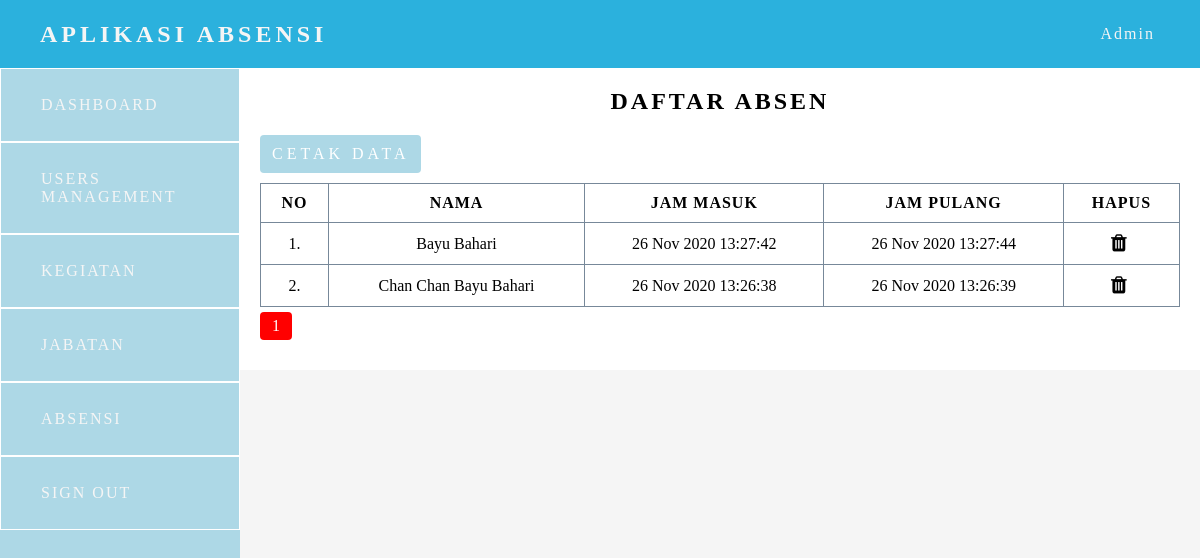
Screenshot of /admin/absensi.php (signed in) with the database file from the repository.
### tables this page shows
CREATE TABLE `absen` (
  `absen_id` int(11) NOT NULL,
  `users_id` int(11) NOT NULL,
  `jam_masuk` varchar(255) NOT NULL,
  `jam_pulang` varchar(255) NOT NULL
);

CREATE TABLE `tb_users` (
  `id` int(11) NOT NULL,
  `nama` varchar(225) NOT NULL,
  `email` varchar(225) NOT NULL,
  `password` varchar(225) NOT NULL,
  `id_level` int(11) NOT NULL,
  `created_at` timestamp NOT NULL DEFAULT current_timestamp() ON UPDATE current_timestamp()
);

### function.php (called while the page is built, shortened)
<?php
    $config = mysqli_connect("localhost", "root", "", "absensi") or die;
    function query($query) {
        global $config;
        $result = mysqli_query($config, $query);
        $rows = [];
        while ($row = mysqli_fetch_assoc($result)) {
            $rows[] = $row;
        }
        return $rows;
    }
?>

### admin/absensi.php (the view, shortened to what this page needs)
<?php include "template/header-admin.php" ?>
<?php
    $dataPerPage = 5;
    $jumlahData = count(query("SELECT * FROM absen"));
    $jumlahHalaman = ceil($jumlahData / $dataPerPage);
    $isActive = (isset($_GET["page"])) ? $_GET["page"] : 1 ;
    $awalData = ($dataPerPage * $isActive ) - $dataPerPage;
    $absensi = query("SELECT * FROM absen
                       INNER JOIN tb_users ON tb_users.id = absen.users_id ORDER BY absen_id DESC LIMIT $awalData, $dataPerPage
                     ");
?>
<div class="table-content">
                    <h2 class="section-title">Daftar Absen</h2>
                    <div class="btn-add">
                        <a href="cetak-absensi.php" target = "_blank" class="cetak"> cetak data </a>
                    </div>
                <div class="table">
                    <table>
                        <tr>
                            <th>no</th>
                            <th>nama</th>
                            <th>Jam Masuk</th>
                            <th>Jam Pulang</th>
                            <th>hapus</th>
                        </tr>
                        <tr>
                        <?php $no = 1; ?>
                        <?php foreach ( $absensi as $absen ) : ?>
                            <td><?= $no++; ?>.</td>
                            <td><?= $absen["nama"] ?></td>
                            <td><?= $absen["jam_masuk"] ?></td>
                            <td><?= $absen["jam_pulang"] ?></td>
                            <td>
                            <a href="hapus-absen.php?id=<?= $absen["absen_id"] ?>" onclick = "return confirm('apakah anda yakin ?')" ><i class="fa fa-trash"></i></a>
                            </td>
                        </tr>
                        <?php endforeach; ?>
                    </table>
                    <div class="pagination">
                    <?php for($i=1; $i <= $jumlahHalaman; $i++) : ?>
                        <?php if($i == $isActive) : ?>
                            <a class="page" style="background-color:red;" href="?page=<?=$i ?>"><?= $i?></a>
                        <?php else : ?>
                            <a class="page" href="?page=<?=$i ?>"><?= $i?></a>
                        <?php endif; ?>
                    <?php endfor; ?>
                    </div>
                </div>
                </div>
        </div>
    </div>
<?php include "template/footer.php" ?>

### css/app.css (style rules this page uses)
* { margin: 0; padding: 0; box-sizing: 0; }
.section-title { padding-bottom: 20px; text-align: center; margin: 0 auto; text-transform: uppercase; letter-spacing: 3px; }
.table-content { display: flex; flex-direction: column; width: 100%; }
.table { padding: 10px 0px; width: 100%; overflow-x: scroll; }
table { table-layout: auto; width: 100%; border-collapse: collapse; }
th, td { border: 1px solid lightslategray; padding: 10px; text-align: center; text-transform:capitalize; }
td a { text-decoration: none; color: black; }
th { text-transform: uppercase; letter-spacing: 1px; }
.fa { font-size: 20px; margin-right: 5px; text-align: center; }
.page { display: inline-block; padding: 5px 12px; background-color: lightblue; margin-top: 5px; color: white; text-decoration: none; border-radius: 4px; }
.cetak { display: inline-block; padding: 10px 12px; background-color: lightblue; color: white; text-decoration: none; border-radius: 4px; text-transform: uppercase; letter-spacing: 4px; }

### rows the page displays
absen: users.nama "Bayu Bahari", jam_masuk "26 Nov 2020 13:27:42", jam_pulang "26 Nov 2020 13:27:44"
absen: users.nama "Chan Chan Bayu Bahari", jam_masuk "26 Nov 2020 13:26:38", jam_pulang "26 Nov 2020 13:26:39"

### other values shown
$nama "Admin"
